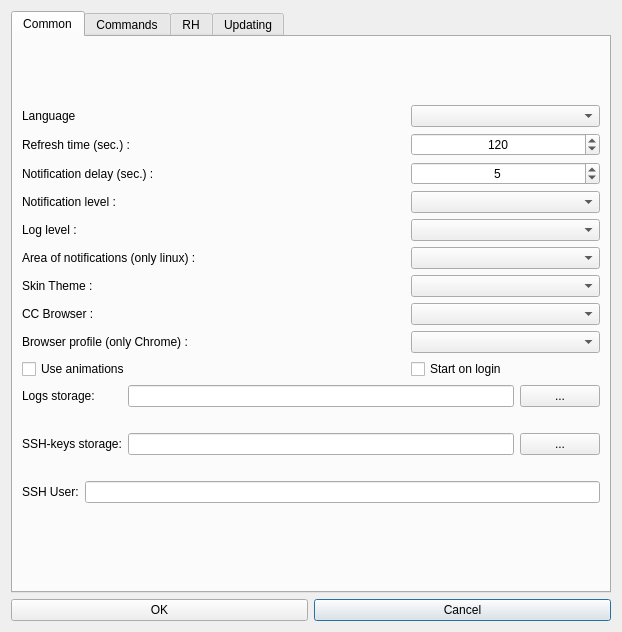
<?xml version="1.0" encoding="UTF-8"?>
<ui version="4.0">
 <class>DlgSettings</class>
 <widget class="QDialog" name="DlgSettings">
  <property name="geometry">
   <rect>
    <x>0</x>
    <y>0</y>
    <width>622</width>
    <height>632</height>
   </rect>
  </property>
  <property name="windowTitle">
   <string>Settings</string>
  </property>
  <property name="windowIcon">
   <iconset resource="../../resources/resources.qrc">
    <normaloff>:/hub/settings.png</normaloff>:/hub/settings.png</iconset>
  </property>
  <property name="modal">
   <bool>false</bool>
  </property>
  <layout class="QVBoxLayout" name="verticalLayout_4">
   <item>
    <layout class="QGridLayout" name="gridLayout_5">
     <item row="1" column="0">
      <layout class="QGridLayout" name="gridLayout_3">
       <item row="0" column="1">
        <widget class="QPushButton" name="btn_cancel">
         <property name="text">
          <string>Cancel</string>
         </property>
        </widget>
       </item>
       <item row="0" column="0">
        <widget class="QPushButton" name="btn_ok">
         <property name="text">
          <string>OK</string>
         </property>
        </widget>
       </item>
      </layout>
     </item>
     <item row="0" column="0">
      <widget class="QTabWidget" name="tabWidget">
       <property name="currentIndex">
        <number>0</number>
       </property>
       <widget class="QWidget" name="tab_common">
        <attribute name="title">
         <string>Common</string>
        </attribute>
        <layout class="QVBoxLayout" name="verticalLayout_2">
         <item>
          <layout class="QGridLayout" name="gridLayout_6">
           <item row="6" column="2">
            <widget class="QComboBox" name="cb_tray_skin"/>
           </item>
           <item row="9" column="0">
            <widget class="QCheckBox" name="chk_use_animations">
             <property name="text">
              <string>Use animations</string>
             </property>
            </widget>
           </item>
           <item row="2" column="2">
            <widget class="QSpinBox" name="sb_notification_delay">
             <property name="alignment">
              <set>Qt::AlignCenter</set>
             </property>
             <property name="minimum">
              <number>3</number>
             </property>
             <property name="maximum">
              <number>300</number>
             </property>
             <property name="value">
              <number>5</number>
             </property>
            </widget>
           </item>
           <item row="7" column="0">
            <widget class="QLabel" name="lbl_browser">
             <property name="text">
              <string>CC Browser :</string>
             </property>
            </widget>
           </item>
           <item row="3" column="2">
            <widget class="QComboBox" name="cb_notification_level"/>
           </item>
           <item row="10" column="0" colspan="3">
            <layout class="QGridLayout" name="gridLayout_4">
             <item row="0" column="0">
              <widget class="QLabel" name="lbl_logs_storage">
               <property name="text">
                <string>Logs storage:</string>
               </property>
              </widget>
             </item>
             <item row="0" column="3">
              <widget class="QPushButton" name="btn_logs_storage">
               <property name="text">
                <string>...</string>
               </property>
              </widget>
             </item>
             <item row="1" column="2">
              <widget class="QLabel" name="lbl_err_logs_storage">
               <property name="sizePolicy">
                <sizepolicy hsizetype="Expanding" vsizetype="Fixed">
                 <horstretch>0</horstretch>
                 <verstretch>0</verstretch>
                </sizepolicy>
               </property>
               <property name="minimumSize">
                <size>
                 <width>0</width>
                 <height>0</height>
                </size>
               </property>
               <property name="maximumSize">
                <size>
                 <width>16777215</width>
                 <height>16777215</height>
                </size>
               </property>
               <property name="whatsThis">
                <string>&lt;html&gt;&lt;head/&gt;&lt;body&gt;&lt;p align=&quot;right&quot;&gt;&lt;br/&gt;&lt;/p&gt;&lt;/body&gt;&lt;/html&gt;</string>
               </property>
               <property name="text">
                <string/>
               </property>
               <property name="alignment">
                <set>Qt::AlignRight|Qt::AlignTrailing|Qt::AlignVCenter</set>
               </property>
              </widget>
             </item>
             <item row="3" column="3">
              <widget class="QPushButton" name="btn_ssh_keys_storage">
               <property name="text">
                <string>...</string>
               </property>
              </widget>
             </item>
             <item row="4" column="2">
              <widget class="QLabel" name="lbl_err_ssh_keys_storage">
               <property name="sizePolicy">
                <sizepolicy hsizetype="Expanding" vsizetype="Fixed">
                 <horstretch>0</horstretch>
                 <verstretch>0</verstretch>
                </sizepolicy>
               </property>
               <property name="whatsThis">
                <string>&lt;html&gt;&lt;head/&gt;&lt;body&gt;&lt;p align=&quot;right&quot;&gt;mm,m,df&lt;/p&gt;&lt;/body&gt;&lt;/html&gt;</string>
               </property>
               <property name="text">
                <string/>
               </property>
               <property name="alignment">
                <set>Qt::AlignRight|Qt::AlignTrailing|Qt::AlignVCenter</set>
               </property>
              </widget>
             </item>
             <item row="0" column="2">
              <widget class="QLineEdit" name="le_logs_storage">
               <property name="toolTipDuration">
                <number>4</number>
               </property>
               <property name="maxLength">
                <number>32764</number>
               </property>
              </widget>
             </item>
             <item row="3" column="2">
              <widget class="QLineEdit" name="le_ssh_keys_storage"/>
             </item>
             <item row="3" column="0">
              <widget class="QLabel" name="lbl_ssh_keys_storage">
               <property name="text">
                <string>SSH-keys storage:</string>
               </property>
              </widget>
             </item>
            </layout>
           </item>
           <item row="0" column="2">
            <widget class="QComboBox" name="cb_locale"/>
           </item>
           <item row="7" column="2">
            <widget class="QComboBox" name="cb_browser"/>
           </item>
           <item row="4" column="0">
            <widget class="QLabel" name="lbl_log_level">
             <property name="text">
              <string>Log level :</string>
             </property>
            </widget>
           </item>
           <item row="5" column="0">
            <widget class="QLabel" name="lbl_preferred_notifications_place">
             <property name="toolTip">
              <string>Works only if tray couldn't get sys. tray icon's coordinates</string>
             </property>
             <property name="text">
              <string>Area of notifications (only linux) :</string>
             </property>
             <property name="wordWrap">
              <bool>false</bool>
             </property>
            </widget>
           </item>
           <item row="4" column="2">
            <widget class="QComboBox" name="cb_log_level"/>
           </item>
           <item row="3" column="0">
            <widget class="QLabel" name="lbl_notification_level">
             <property name="text">
              <string>Notification level :</string>
             </property>
            </widget>
           </item>
           <item row="9" column="2">
            <widget class="QCheckBox" name="chk_autostart">
             <property name="text">
              <string>Start on login</string>
             </property>
            </widget>
           </item>
           <item row="0" column="0">
            <widget class="QLabel" name="lbl_locale">
             <property name="text">
              <string>Language</string>
             </property>
            </widget>
           </item>
           <item row="5" column="2">
            <widget class="QComboBox" name="cb_preferred_notifications_place">
             <property name="toolTip">
              <string>Works only if tray couldn't get sys. tray icon's coordinates</string>
             </property>
            </widget>
           </item>
           <item row="1" column="2">
            <widget class="QSpinBox" name="sb_refresh_timeout">
             <property name="alignment">
              <set>Qt::AlignCenter</set>
             </property>
             <property name="minimum">
              <number>10</number>
             </property>
             <property name="maximum">
              <number>600</number>
             </property>
             <property name="value">
              <number>120</number>
             </property>
            </widget>
           </item>
           <item row="1" column="0">
            <widget class="QLabel" name="lbl_refresh_timer">
             <property name="text">
              <string>Refresh time (sec.) :</string>
             </property>
            </widget>
           </item>
           <item row="6" column="0">
            <widget class="QLabel" name="lbl_tray_skin">
             <property name="text">
              <string>Skin Theme :</string>
             </property>
            </widget>
           </item>
           <item row="11" column="0" colspan="3">
            <layout class="QGridLayout" name="gridLayout_2">
             <item row="0" column="0">
              <widget class="QLabel" name="lbl_ssh_user">
               <property name="text">
                <string>SSH User:</string>
               </property>
              </widget>
             </item>
             <item row="0" column="1">
              <widget class="QLineEdit" name="le_ssh_user"/>
             </item>
             <item row="1" column="1">
              <widget class="QLabel" name="lbl_err_ssh_user">
               <property name="sizePolicy">
                <sizepolicy hsizetype="Expanding" vsizetype="Fixed">
                 <horstretch>0</horstretch>
                 <verstretch>0</verstretch>
                </sizepolicy>
               </property>
               <property name="text">
                <string/>
               </property>
               <property name="alignment">
                <set>Qt::AlignRight|Qt::AlignTrailing|Qt::AlignVCenter</set>
               </property>
              </widget>
             </item>
            </layout>
           </item>
           <item row="2" column="0">
            <widget class="QLabel" name="lbl_notification_delay">
             <property name="text">
              <string>Notification delay (sec.) :</string>
             </property>
            </widget>
           </item>
           <item row="8" column="2">
            <widget class="QComboBox" name="cb_profile">
             <property name="editable">
              <bool>false</bool>
             </property>
            </widget>
           </item>
           <item row="8" column="0">
            <widget class="QLabel" name="lbl_profile">
             <property name="text">
              <string>Browser profile (only Chrome) :</string>
             </property>
            </widget>
           </item>
          </layout>
         </item>
        </layout>
       </widget>
       <widget class="QWidget" name="tab_commands">
        <attribute name="title">
         <string>Commands</string>
        </attribute>
        <layout class="QVBoxLayout" name="verticalLayout">
         <item>
          <layout class="QGridLayout" name="gridLayout">
           <item row="1" column="1">
            <widget class="QLabel" name="lbl_err_p2p_command">
             <property name="sizePolicy">
              <sizepolicy hsizetype="Expanding" vsizetype="Fixed">
               <horstretch>0</horstretch>
               <verstretch>0</verstretch>
              </sizepolicy>
             </property>
             <property name="text">
              <string/>
             </property>
             <property name="alignment">
              <set>Qt::AlignRight|Qt::AlignTrailing|Qt::AlignVCenter</set>
             </property>
            </widget>
           </item>
           <item row="6" column="2">
            <widget class="QPushButton" name="btn_x2goclient_command">
             <property name="text">
              <string>...</string>
             </property>
            </widget>
           </item>
           <item row="8" column="2">
            <widget class="QPushButton" name="btn_vagrant_command">
             <property name="text">
              <string>...</string>
             </property>
            </widget>
           </item>
           <item row="8" column="0">
            <widget class="QLabel" name="label_3">
             <property name="text">
              <string>Vagrant command</string>
             </property>
            </widget>
           </item>
           <item row="13" column="1">
            <widget class="QLabel" name="lbl_err_scp_command">
             <property name="sizePolicy">
              <sizepolicy hsizetype="Expanding" vsizetype="Fixed">
               <horstretch>0</horstretch>
               <verstretch>0</verstretch>
              </sizepolicy>
             </property>
             <property name="text">
              <string/>
             </property>
             <property name="alignment">
              <set>Qt::AlignRight|Qt::AlignTrailing|Qt::AlignVCenter</set>
             </property>
            </widget>
           </item>
           <item row="2" column="2">
            <widget class="QPushButton" name="btn_ssh_command">
             <property name="text">
              <string>...</string>
             </property>
            </widget>
           </item>
           <item row="18" column="0" colspan="3">
            <widget class="QGroupBox" name="gb_terminal_settings">
             <property name="title">
              <string>Terminal settings:</string>
             </property>
             <layout class="QVBoxLayout" name="verticalLayout_6">
              <item>
               <layout class="QGridLayout" name="gridLayout_10">
                <item row="0" column="0">
                 <widget class="QLabel" name="lbl_terminal_cmd">
                  <property name="text">
                   <string>Terminal:</string>
                  </property>
                 </widget>
                </item>
                <item row="0" column="1">
                 <widget class="QLineEdit" name="le_terminal_cmd"/>
                </item>
                <item row="2" column="0">
                 <widget class="QLabel" name="lbl_ssh_command_2">
                  <property name="text">
                   <string>Argument:</string>
                  </property>
                 </widget>
                </item>
                <item row="2" column="1">
                 <widget class="QLineEdit" name="le_terminal_arg"/>
                </item>
                <item row="1" column="1">
                 <widget class="QLabel" name="lbl_err_terminal_cmd">
                  <property name="sizePolicy">
                   <sizepolicy hsizetype="Expanding" vsizetype="Fixed">
                    <horstretch>0</horstretch>
                    <verstretch>0</verstretch>
                   </sizepolicy>
                  </property>
                  <property name="text">
                   <string/>
                  </property>
                  <property name="alignment">
                   <set>Qt::AlignRight|Qt::AlignTrailing|Qt::AlignVCenter</set>
                  </property>
                 </widget>
                </item>
                <item row="3" column="1">
                 <widget class="QLabel" name="lbl_err_terminal_arg">
                  <property name="sizePolicy">
                   <sizepolicy hsizetype="Expanding" vsizetype="Fixed">
                    <horstretch>0</horstretch>
                    <verstretch>0</verstretch>
                   </sizepolicy>
                  </property>
                  <property name="text">
                   <string/>
                  </property>
                  <property name="alignment">
                   <set>Qt::AlignRight|Qt::AlignTrailing|Qt::AlignVCenter</set>
                  </property>
                 </widget>
                </item>
               </layout>
              </item>
             </layout>
            </widget>
           </item>
           <item row="9" column="1">
            <widget class="QLabel" name="lbl_err_vagrant_command">
             <property name="sizePolicy">
              <sizepolicy hsizetype="Expanding" vsizetype="Fixed">
               <horstretch>0</horstretch>
               <verstretch>0</verstretch>
              </sizepolicy>
             </property>
             <property name="layoutDirection">
              <enum>Qt::LeftToRight</enum>
             </property>
             <property name="text">
              <string/>
             </property>
             <property name="alignment">
              <set>Qt::AlignRight|Qt::AlignTrailing|Qt::AlignVCenter</set>
             </property>
            </widget>
           </item>
           <item row="3" column="1">
            <widget class="QLabel" name="lbl_err_ssh_command">
             <property name="sizePolicy">
              <sizepolicy hsizetype="Expanding" vsizetype="Fixed">
               <horstretch>0</horstretch>
               <verstretch>0</verstretch>
              </sizepolicy>
             </property>
             <property name="text">
              <string/>
             </property>
             <property name="alignment">
              <set>Qt::AlignRight|Qt::AlignTrailing|Qt::AlignVCenter</set>
             </property>
            </widget>
           </item>
           <item row="2" column="1">
            <widget class="QLineEdit" name="le_ssh_command"/>
           </item>
           <item row="11" column="0">
            <widget class="QLabel" name="label_3">
             <property name="text">
              <string>SCP command</string>
             </property>
            </widget>
           </item>
           <item row="2" column="0">
            <widget class="QLabel" name="lbl_ssh_command">
             <property name="text">
              <string>SSH command:</string>
             </property>
            </widget>
           </item>
           <item row="6" column="1">
            <widget class="QLineEdit" name="le_x2goclient_command"/>
           </item>
           <item row="8" column="1">
            <widget class="QLineEdit" name="le_vagrant_command"/>
           </item>
           <item row="5" column="1">
            <widget class="QLabel" name="lbl_err_ssh_keygen_command">
             <property name="sizePolicy">
              <sizepolicy hsizetype="Expanding" vsizetype="Fixed">
               <horstretch>0</horstretch>
               <verstretch>0</verstretch>
              </sizepolicy>
             </property>
             <property name="text">
              <string/>
             </property>
             <property name="alignment">
              <set>Qt::AlignRight|Qt::AlignTrailing|Qt::AlignVCenter</set>
             </property>
            </widget>
           </item>
           <item row="0" column="0">
            <widget class="QLabel" name="lbl_p2p_path">
             <property name="text">
              <string>P2P command:</string>
             </property>
            </widget>
           </item>
           <item row="11" column="1">
            <widget class="QLineEdit" name="le_scp_command"/>
           </item>
           <item row="0" column="1">
            <widget class="QLineEdit" name="le_p2p_command"/>
           </item>
           <item row="6" column="0">
            <widget class="QLabel" name="label_2">
             <property name="text">
              <string>X2Go-Client</string>
             </property>
            </widget>
           </item>
           <item row="4" column="0">
            <widget class="QLabel" name="label">
             <property name="text">
              <string>Ssh-keygen:</string>
             </property>
            </widget>
           </item>
           <item row="0" column="2">
            <widget class="QPushButton" name="btn_p2p_file_dialog">
             <property name="text">
              <string>...</string>
             </property>
            </widget>
           </item>
           <item row="4" column="1">
            <widget class="QLineEdit" name="le_ssh_keygen_command"/>
           </item>
           <item row="7" column="1">
            <widget class="QLabel" name="lbl_err_x2goclient_command">
             <property name="sizePolicy">
              <sizepolicy hsizetype="Expanding" vsizetype="Fixed">
               <horstretch>0</horstretch>
               <verstretch>0</verstretch>
              </sizepolicy>
             </property>
             <property name="text">
              <string/>
             </property>
             <property name="alignment">
              <set>Qt::AlignRight|Qt::AlignTrailing|Qt::AlignVCenter</set>
             </property>
            </widget>
           </item>
           <item row="4" column="2">
            <widget class="QPushButton" name="btn_ssh_keygen_command">
             <property name="text">
              <string>...</string>
             </property>
            </widget>
           </item>
           <item row="11" column="2">
            <widget class="QPushButton" name="btn_scp_command">
             <property name="text">
              <string>...</string>
             </property>
            </widget>
           </item>
           <item row="14" column="1">
            <widget class="QLineEdit" name="le_virtualbox_command"/>
           </item>
           <item row="14" column="0">
            <widget class="QLabel" name="lbl_virtualbox_command">
             <property name="text">
              <string>Virtualbox command</string>
             </property>
            </widget>
           </item>
           <item row="14" column="2">
            <widget class="QPushButton" name="btn_virtualbox_command">
             <property name="text">
              <string>...</string>
             </property>
            </widget>
           </item>
           <item row="15" column="1">
            <widget class="QLabel" name="lbl_err_virtualbox_command">
             <property name="sizePolicy">
              <sizepolicy hsizetype="Expanding" vsizetype="Fixed">
               <horstretch>0</horstretch>
               <verstretch>0</verstretch>
              </sizepolicy>
             </property>
             <property name="text">
              <string/>
             </property>
             <property name="alignment">
              <set>Qt::AlignRight|Qt::AlignTrailing|Qt::AlignVCenter</set>
             </property>
            </widget>
           </item>
          </layout>
         </item>
        </layout>
       </widget>
       <widget class="QWidget" name="tab_rh_ip">
        <attribute name="title">
         <string>RH</string>
        </attribute>
        <layout class="QVBoxLayout" name="verticalLayout_5">
         <item>
          <layout class="QGridLayout" name="gridLayout_11" columnstretch="0,0,0">
           <item row="0" column="0">
            <widget class="QLabel" name="lbl_rhip_host">
             <property name="text">
              <string>Default RH</string>
             </property>
            </widget>
           </item>
           <item row="2" column="0">
            <widget class="QLabel" name="lbl_rh_list">
             <property name="text">
              <string>Available RHs</string>
             </property>
            </widget>
           </item>
           <item row="2" column="1">
            <widget class="QListView" name="lstv_resource_hosts"/>
           </item>
           <item row="2" column="2">
            <layout class="QGridLayout" name="gridLayout_8">
             <item row="0" column="0">
              <widget class="QPushButton" name="btn_refresh_rh_list">
               <property name="text">
                <string>Search RHs</string>
               </property>
              </widget>
             </item>
             <item row="1" column="0">
              <widget class="QProgressBar" name="pb_refresh_rh_list">
               <property name="value">
                <number>0</number>
               </property>
              </widget>
             </item>
            </layout>
           </item>
           <item row="4" column="0">
            <widget class="QLabel" name="lbl_rhip_port">
             <property name="text">
              <string>RH port:</string>
             </property>
            </widget>
           </item>
           <item row="6" column="0">
            <widget class="QLabel" name="lbl_rhip_user">
             <property name="text">
              <string>RH user:</string>
             </property>
            </widget>
           </item>
           <item row="8" column="0">
            <widget class="QLabel" name="lbl_rhip_pass">
             <property name="text">
              <string>RH password:</string>
             </property>
            </widget>
           </item>
           <item row="6" column="1" colspan="2">
            <widget class="QLineEdit" name="le_rhip_user"/>
           </item>
           <item row="8" column="1" colspan="2">
            <widget class="QLineEdit" name="le_rhip_password">
             <property name="echoMode">
              <enum>QLineEdit::Password</enum>
             </property>
            </widget>
           </item>
           <item row="1" column="1" colspan="2">
            <widget class="QLabel" name="lbl_err_rhip_host">
             <property name="sizePolicy">
              <sizepolicy hsizetype="Expanding" vsizetype="Fixed">
               <horstretch>0</horstretch>
               <verstretch>0</verstretch>
              </sizepolicy>
             </property>
             <property name="focusPolicy">
              <enum>Qt::StrongFocus</enum>
             </property>
             <property name="text">
              <string/>
             </property>
             <property name="alignment">
              <set>Qt::AlignRight|Qt::AlignTrailing|Qt::AlignVCenter</set>
             </property>
            </widget>
           </item>
           <item row="7" column="1" colspan="2">
            <widget class="QLabel" name="lbl_err_rhip_user">
             <property name="sizePolicy">
              <sizepolicy hsizetype="Expanding" vsizetype="Fixed">
               <horstretch>0</horstretch>
               <verstretch>0</verstretch>
              </sizepolicy>
             </property>
             <property name="text">
              <string/>
             </property>
             <property name="alignment">
              <set>Qt::AlignRight|Qt::AlignTrailing|Qt::AlignVCenter</set>
             </property>
            </widget>
           </item>
           <item row="0" column="1" colspan="2">
            <widget class="QLineEdit" name="le_rhip_host"/>
           </item>
           <item row="4" column="1" colspan="2">
            <widget class="QLineEdit" name="le_rhip_port"/>
           </item>
           <item row="3" column="1">
            <widget class="QLabel" name="lbl_err_resource_hosts">
             <property name="sizePolicy">
              <sizepolicy hsizetype="Expanding" vsizetype="Fixed">
               <horstretch>0</horstretch>
               <verstretch>0</verstretch>
              </sizepolicy>
             </property>
             <property name="text">
              <string/>
             </property>
             <property name="alignment">
              <set>Qt::AlignRight|Qt::AlignTrailing|Qt::AlignVCenter</set>
             </property>
            </widget>
           </item>
           <item row="5" column="1" colspan="2">
            <widget class="QLabel" name="lbl_err_rhip_port">
             <property name="sizePolicy">
              <sizepolicy hsizetype="Expanding" vsizetype="Fixed">
               <horstretch>0</horstretch>
               <verstretch>0</verstretch>
              </sizepolicy>
             </property>
             <property name="text">
              <string/>
             </property>
             <property name="alignment">
              <set>Qt::AlignRight|Qt::AlignTrailing|Qt::AlignVCenter</set>
             </property>
            </widget>
           </item>
           <item row="9" column="1" colspan="2">
            <widget class="QLabel" name="lbl_err_rhip_password">
             <property name="sizePolicy">
              <sizepolicy hsizetype="Expanding" vsizetype="Fixed">
               <horstretch>0</horstretch>
               <verstretch>0</verstretch>
              </sizepolicy>
             </property>
             <property name="text">
              <string/>
             </property>
             <property name="alignment">
              <set>Qt::AlignRight|Qt::AlignTrailing|Qt::AlignVCenter</set>
             </property>
            </widget>
           </item>
          </layout>
         </item>
        </layout>
       </widget>
       <widget class="QWidget" name="tab_updating">
        <attribute name="title">
         <string>Updating</string>
        </attribute>
        <layout class="QVBoxLayout" name="verticalLayout_3">
         <item>
          <layout class="QGridLayout" name="gridLayout_9" columnstretch="2,1,1">
           <item row="2" column="0">
            <widget class="QLabel" name="lbl_rh_update">
             <property name="text">
              <string>Resource Host check for updates frequency:</string>
             </property>
            </widget>
           </item>
           <item row="1" column="0">
            <widget class="QLabel" name="lbl_tray_update">
             <property name="text">
              <string>Control Center check for updates frequency:</string>
             </property>
            </widget>
           </item>
           <item row="1" column="1">
            <widget class="QComboBox" name="cb_tray_frequency"/>
           </item>
           <item row="2" column="1">
            <widget class="QComboBox" name="cb_rh_frequency"/>
           </item>
           <item row="1" column="2">
            <widget class="QCheckBox" name="chk_tray_autoupdate">
             <property name="text">
              <string>Automatic CC update</string>
             </property>
            </widget>
           </item>
           <item row="2" column="2">
            <widget class="QCheckBox" name="chk_rh_autoupdate">
             <property name="text">
              <string>Automatic rh update</string>
             </property>
            </widget>
           </item>
           <item row="0" column="0">
            <widget class="QLabel" name="lbl_p2p_update">
             <property name="text">
              <string>P2P check for updates frequency:</string>
             </property>
            </widget>
           </item>
           <item row="0" column="1">
            <widget class="QComboBox" name="cb_p2p_frequency"/>
           </item>
           <item row="0" column="2">
            <widget class="QCheckBox" name="chk_p2p_autoupdate">
             <property name="text">
              <string>Automatic p2p update</string>
             </property>
            </widget>
           </item>
           <item row="3" column="0">
            <widget class="QLabel" name="lbl_rhm_update">
             <property name="text">
              <string>Management check for updates frequency:</string>
             </property>
            </widget>
           </item>
           <item row="3" column="1">
            <widget class="QComboBox" name="cb_rhm_frequency"/>
           </item>
           <item row="3" column="2">
            <widget class="QCheckBox" name="chk_rhm_autoupdate">
             <property name="text">
              <string>Automatic mh update</string>
             </property>
            </widget>
           </item>
          </layout>
         </item>
        </layout>
       </widget>
      </widget>
     </item>
    </layout>
   </item>
  </layout>
 </widget>
 <resources>
  <include location="../../resources/resources.qrc"/>
  <include location="../../resources/resources.qrc"/>
  <include location="../../resources/resources.qrc"/>
 </resources>
 <connections/>
</ui>
